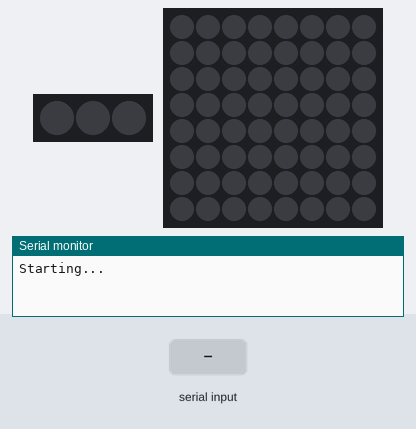
This sketch was run on a simulated Arduino Uno, built with avr-gcc and run on an emulated ATmega328P. Parts: 3 RGB LEDs in strip order, left to right, 8×8 RGB LED matrix (first LED top left, wired row by row), the last lines printed to the serial monitor. Inputs (shaded band) come from the test bench.

Above: at 4.2 s.
4.3 s: "temp:150\n" received over Serial
At 4.9 s:
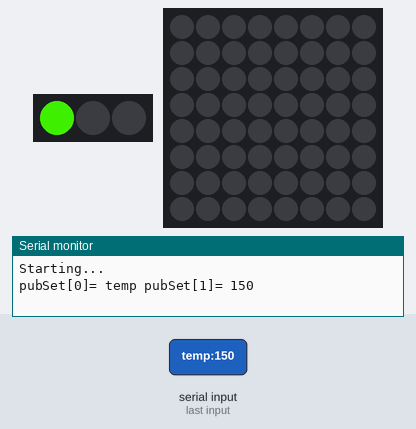
5.8 s: "noise:150\n" received over Serial
At 6.3 s:
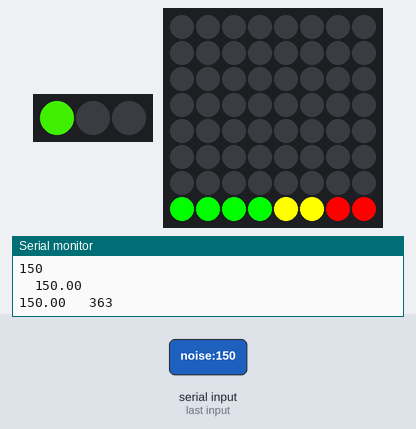
Timing chart, 0 to 8.8 s (numbered marks = the images above; inputs shaded):
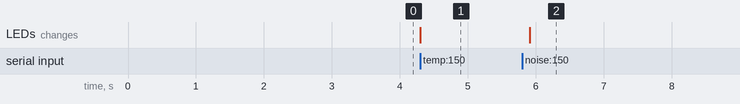

The sketch:

ser_ard_recv_neopixel_sound_meter.ino
```cpp
/*  neopixel  */
#include <Adafruit_NeoPixel.h>
#ifdef __AVR__
  #include <avr/power.h>
#endif

/*  led matrix  */
#include <Wire.h>
#include "Adafruit_LEDBackpack.h"
#include "Adafruit_GFX.h"

/*  neopixel  */
#define PIN            6
#define NUMPIXELS      3

/**************** Other *****************/
#define INPUT_SIZE  31
#define TEMP_MAX    50          // max temp in celcius
#define TEMP_MIN    -40
/****************************************/

/*  led matrix  */
const int maxScale = 8;
const int redZone = 6;
const int yellowZone = 4;
const float maxVoltage = 3.3;
const int maxVal = 676;     // 1024 for 5v, 676 for 3.3v

const int sampleWindow = 50; // Sample window width in mS (50 mS = 20Hz)
unsigned int sample;

Adafruit_BicolorMatrix matrix = Adafruit_BicolorMatrix();
Adafruit_NeoPixel pixels = Adafruit_NeoPixel(NUMPIXELS, PIN, NEO_GRB + NEO_KHZ800);

int delayval = 500; // delay for half a second

void setup() {
  Serial.begin(57600);
  pixels.begin();
  pixels.show();    // initialze pixels to off
  matrix.begin(0x70);  // pass in the address
  Serial.println("Starting...");
  delay(3000);
}

void loop() {
  // update

  // check for temp updates for neopixels
  char incomingSerialData[INPUT_SIZE+1] = {0};
  if (getCommand(incomingSerialData) > 0) {
    parseCommand(incomingSerialData);
  }
  delay(50);
}

void updateSoundScroll(float reading) {
  //unsigned long startMillis= millis();  // Start of sample window
  unsigned int peakToPeak = 0;   // peak-to-peak level

  unsigned int signalMax = 0;
  unsigned int signalMin = maxVal;
  //float convert = reading * (float)maxVal / maxVoltage;
//  while (millis() - startMillis < sampleWindow)
//  {
//    sample = (int)(reading * maxVoltage / maxVal);
//    if (sample < maxVal)  // toss out spurious readings
//    {
//     if (sample > signalMax)
//     {
//      signalMax = sample;  // save just the max levels
//     }
//     else if (sample < signalMin)
//     {
//      signalMin = sample;  // save just the min levels
//     }
//    }
//   }
//   peakToPeak = signalMax - signalMin;
   Serial.print(reading);
//   Serial.print("   ");
//   Serial.print(signalMax);
//   Serial.print("   ");
//   Serial.print(signalMin);
//   Serial.print("   ");
//   Serial.print(peakToPeak);
//   Serial.print("   ");
//   Serial.print(peakToPeak*3.3/(float)maxVal);

   // map 1v p-p level to the max scale of the display
   //if (maxVal - peakToPeak <= 10) peakToPeak = maxVal;        // increase p2p if within 10 of maxVal
   int displayPeak = mapfloat2int(reading, 0.0, maxVoltage, 0, maxScale);
   Serial.print("   ");
   Serial.println(displayPeak);
   delay(100);

   // Update the display:
   for (int i = 0; i < 7; i++)  // shift the display left
   {
      matrix.displaybuffer[i] = matrix.displaybuffer[i+1];
   }

   // draw the new sample
   for (int i = 0; i <= maxScale; i++)
   {
      if (i >= displayPeak)  // blank these pixels
      {
         matrix.drawPixel(i, 7, 0);
      }
      else if (i < yellowZone)
      {
        matrix.drawPixel(i, 7, LED_GREEN);
      }
      else if (i < redZone) // draw in green
      {
         matrix.drawPixel(i, 7, LED_YELLOW);
      }
      else // Red Alert!  Red Alert!
      {
         matrix.drawPixel(i, 7, LED_RED);
      }
   }
   matrix.writeDisplay();  // write the changes we just made to the display
}

void RGB_Map(int index, float temp) {
  if (temp > 200) temp-=273.15;
  int red = 0, green = 0, blue = 0;
  float maximum = (float) TEMP_MAX;
  float minimum = (float) TEMP_MIN;
  float ratio = 2 * (temp - minimum) / (maximum - minimum);
  red = (int)(max(0, 255*(ratio-1)));
  blue = (int)(max(0, 255*(1-ratio)));
  green = 255 - blue - red;
  //
  pixels.setPixelColor(index, pixels.Color(red, green, blue));
  pixels.show();
}

int getCommand(char *incomingSerialData)
{
  int incomingSerialDataIndex = 0;

  while(Serial.available() > 0)
  {
    incomingSerialData[incomingSerialDataIndex] = Serial.read();
    if (incomingSerialData[incomingSerialDataIndex] != 13) {
      incomingSerialDataIndex++;
    }
    // set last position to null terminating char
    incomingSerialData[incomingSerialDataIndex] = 0;
  }

  return incomingSerialDataIndex;
}

void parseCommand(char *commandString) {
  // split the commandString into two segments separated by colon
  char *command = strtok(commandString, ":");
  if (command == NULL) return;    // exit function if no colon found
  char pubSet[2][INPUT_SIZE/2+1];
  int index = 0;
  // grab the feed and value from the command string and store separately in pubSet
  while (command != NULL && index < 2) {
    if (command != NULL && command != 0 && strlen(command)>3) {
      strcpy(pubSet[index], command);
      index++;
    }
    command = strtok(NULL, ":");
  }
  if (index > 1) {
    if (pubSet[0] != NULL && pubSet[1] != NULL) {
      Serial.print("pubSet[0]= ");
      Serial.print(pubSet[0]); Serial.print(" ");
      Serial.print("pubSet[1]= ");
      Serial.println(pubSet[1]);
      setCommand(pubSet[0], pubSet[1]);
    }
  }
}

void setCommand(char *feed, char *value) {
  //Serial.println(F("set command"));
  if (strcmp(feed, "temp") == 0) {
    float tempVal = atof(value);
    RGB_Map(0, tempVal);
  }
  else if (strcmp(feed, "temp-out0") == 0) {
    float tempVal = atof(value);
    RGB_Map(1, tempVal);
  }
  else if (strcmp(feed, "temp-out1") == 0) {
    float tempVal = atof(value);
    RGB_Map(2, tempVal);
  }
  else if (strcmp(feed, "noise") == 0) {
    float noiseVal = atof(value);
    Serial.print(value);
    Serial.print("  ");
    Serial.println(noiseVal);
    updateSoundScroll(noiseVal);
  }
}

int mapfloat2int(float x, float in_min, float in_max, int out_min, int out_max)
{
  return (x - in_min) * (out_max - out_min) / (in_max - in_min) + out_min;
}
```

Measured:
- after the input at 5.8 s, the LEDs: change after 0.11 s (image 2)
